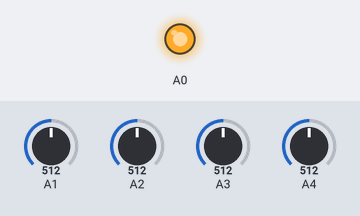
This sketch was run on a simulated Arduino Uno, built with avr-gcc and run on an emulated ATmega328P. Shown: output pins drawn as LEDs (lit = HIGH). Inputs (shaded band) come from the test bench; at power-on: A1 = 512, A2 = 512, A3 = 512, A4 = 512. What the sketch prints to the serial monitor is not drawn.

Above: at 1.2 s.
1.3 s: A1 set to 105
4.3 s: A1 set to 91
Timing chart, 0 to 7.3 s (numbered marks = the images above; inputs shaded):
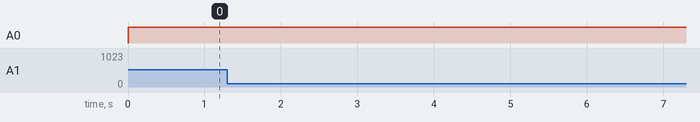

Measured:
- after the input at 1.3 s, every drawn part: stays the same
- after the input at 4.3 s, every drawn part: stays the same

The sketch:

cnyprint.ino
```cpp
void setup() {
  pinMode( A0, OUTPUT );
  pinMode( A1, INPUT );
  pinMode( A2, INPUT );
  pinMode( A3, INPUT );
  pinMode( A4, INPUT );
  Serial.begin( 9600 );
}

void loop() {
  digitalWrite( A0, 1 );

  Serial.print( analogRead( A1 ));
  Serial.print( "\x9" );
  Serial.print( analogRead( A2 ));
  Serial.print( "\x9" );
  Serial.print( analogRead( A3 ));
  Serial.print( "\x9" );
  Serial.print( analogRead( A4 ));
  Serial.println();
}
```
